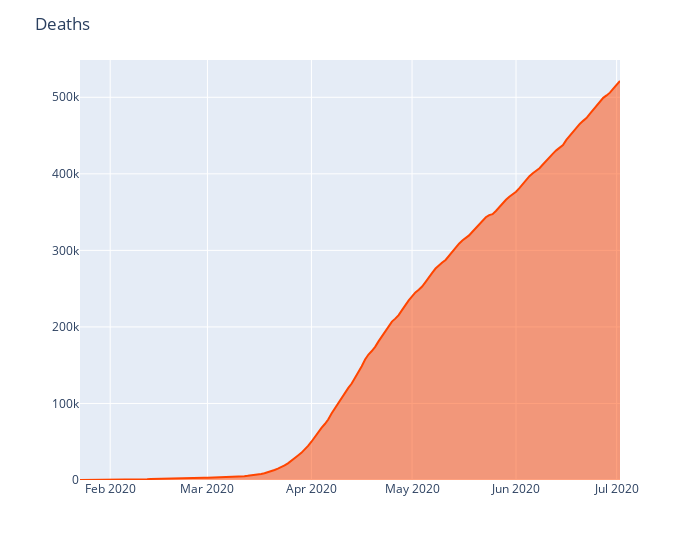

Here is the notebook cell this chart was saved with:
### Code cell
plot_daywise('Deaths', 'orangered')

### Figure 1 — Plotly figure (JSON) as saved in the notebook; plotly's stock layout.template omitted (floating-point values rounded to 4 significant figures; data arrays with more than 128 entries replaced by an {"elided": "..."} marker saying what was removed)
{"data": [{"hovertemplate": "Date=%{x}<br>Deaths=%{y}<extra></extra>", "legendgroup": "", "line": {"color": "orangered"}, "mode": "lines", "name": "", "orientation": "v", "showlegend": false, "stackgroup": "1", "type": "scatter", "x": {"elided": "162 str values"}, "xaxis": "x", "y": {"elided": "162 int values"}, "yaxis": "y"}], "layout": {"legend": {"tracegroupgap": 0}, "margin": {"t": 60}, "title": {"text": "Deaths"}, "width": 700, "xaxis": {"anchor": "y", "domain": [0, 1], "title": {"text": ""}}, "yaxis": {"anchor": "x", "domain": [0, 1], "title": {"text": ""}}}}
